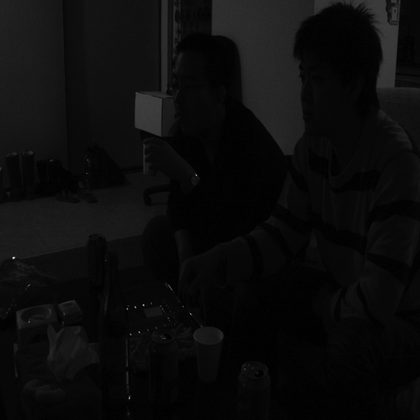
%> input picture histogram-equlization/chang.png, 420 x 420 px, shrunk from 512 x 512 before the run
$ octave histogram.m   (GNU Octave 9; MATLAB toolbox functions it lacks are replaced by stand-ins)
%> lines starting %> are read from the running program, lines starting %| are printed output that depends on the picture
### histogram-equlization/Brightness_histogram.m
function f = Brightness_histogram(im,title0,position)
%   im: 영상
%   title0: 히스토그램 이름
%   position: 히스토그램 위치
[height,width]=size(im);

% 밝기를 갖는 각각의 화소 수 구하기
nk = zeros(1,256);
for i = 1:height
    for j = 1:width
        nk( im(i,j) + 1 ) = nk( im(i,j) + 1 ) + 1;
    end
end

subplot(2,2,position)
bar(nk)
title(title0);

f = nk;
end

### histogram-equlization/Normalized_histogram.m
function f = Normalized_histogram(Nk,im)
%   Nk: 각각의 밝기를 갖는 화소 수
%   im: 영상

[height,width]=size(im);

% Compute the probability of an occurrence of each gray level
Prk = zeros(1,256);
for i = 1:256
    Prk(i) = Nk(i) / (height * width);
end

f = Prk;
end

### histogram-equlization/histogram.m
% 히스토그램 평활화

im=imread('chang.png');
%> im is the input picture: size 420x420 uint8; min 0, max 214, mean 11.9

% 컬러 이미지일 경우 흑백 이미지로 변환
[height,width, numberOfColorChannels]=size(im);
%> height = 420; width = 420; numberOfColorChannels = 1
if numberOfColorChannels > 1
  disp(numberOfColorChannels);
  im = rgb2gray(im);
end
%원본 영상 보여주기
subplot(2,2,1)
imshow(im)
title('Original Image');
%히스토그램 밝기를 갖는 화소 수(원본)
Nk = Brightness_histogram(im,'Histogram of Original Image',2);
%> after the loop in Brightness_histogram, `for i = 1:height`: nk = 256 values, max 17075 at index 4, min 0 at index 68, mean 689.1
%> in Brightness_histogram, `f = nk;`: f has the same summary as nk
%> Nk has the same summary as nk in Brightness_histogram
%디지털 영상에서 밝기 레벨이 발생할 확률
Prk = Normalized_histogram(Nk,im);
%> after the loop in Normalized_histogram, `for i = 1:256`: Prk = 256 values, max 0.0968 at index 4, min 0 at index 68, mean 0.00391
%> in Normalized_histogram, `f = Prk;`: f has the same summary as Prk

%히스토그램 평활화
Sk= zeros(1,256);
Sk(1) = 0 + uint8(255 * Prk(1));
for i = 2:256
    Sk(i) = Sk(i-1) + uint8(255 * Prk(i));
end
%> after the loop, Sk = 256 values from 1 to 251
for i = 1:height
    for j = 1:width
        im(i,j)=Sk(im(i,j) + 1);
    end
end
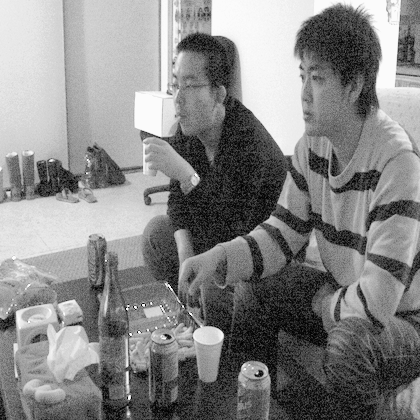
%> im: size 420x420 uint8; min 1, max 251, mean 133.5

subplot(2,2,3)
imshow(im)
title('Histogram Equalization Image');

NNk = Brightness_histogram(im,'Histogram of New Image',4);
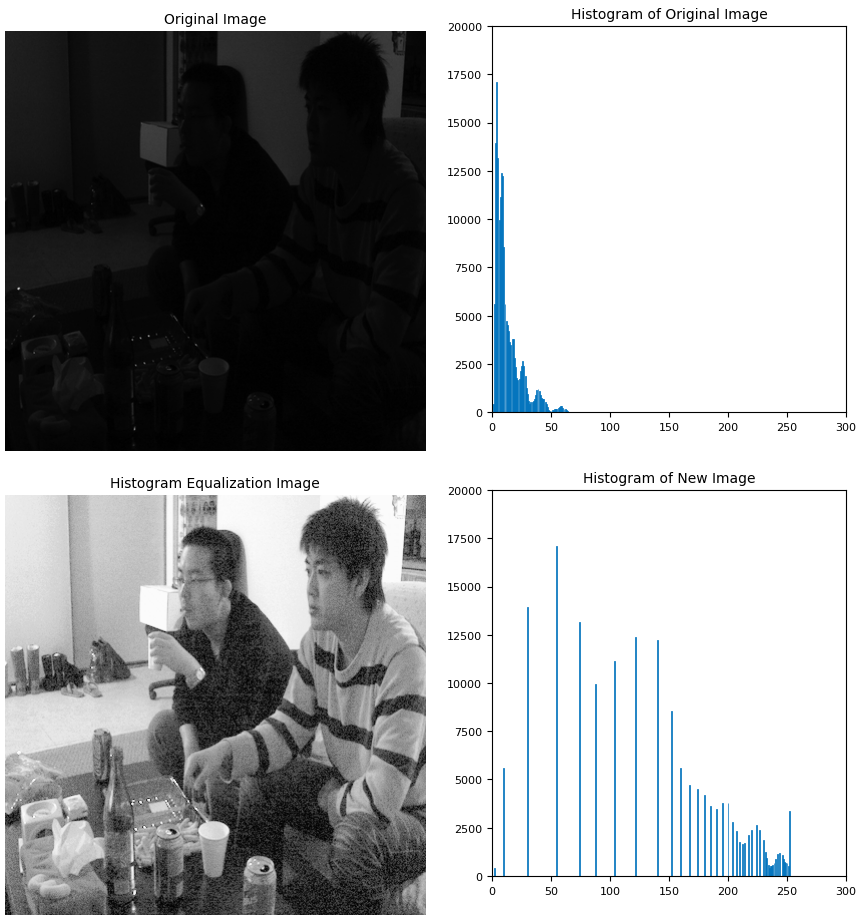
%> figure redrawn from the program's plot data, 4 panels
%> NNk = 256 values, max 17075 at index 55, min 0 at index 1, mean 689.1

$ run again, with histogram-equlization/crowd.png copied over histogram-equlization/chang.png
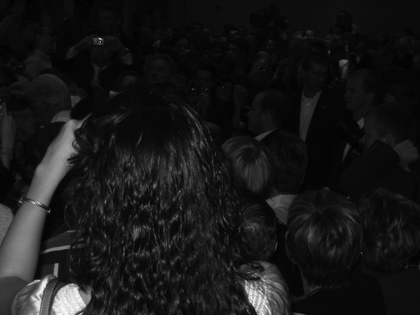
%> input picture histogram-equlization/crowd.png, 420 x 315 px, shrunk from 800 x 600 before the run
%> im is the input picture: size 315x420 uint8; min 1, max 254, mean 23.6
%> after the loop in Brightness_histogram, `for i = 1:height`: nk = 256 values, max 9015 at index 10, min 0 at index 1, mean 516.8
%> in Brightness_histogram, `f = nk;`: f has the same summary as nk
%> Nk has the same summary as nk in Brightness_histogram
%> after the loop in Normalized_histogram, `for i = 1:256`: Prk = 256 values, max 0.0681 at index 10, min 0 at index 1, mean 0.00391
%> in Normalized_histogram, `f = Prk;`: f has the same summary as Prk
%> after the loop `for i = 2:256`: Sk = 256 values from 0 to 237
%> after the loop `for i = 1:height`:
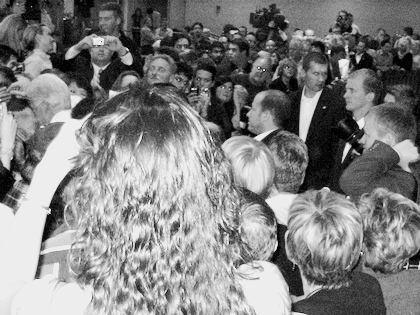
%> im: size 315x420 uint8; min 0, max 237, mean 129.7
%> `NNk = Brightness_histogram(im,'Histogram of New Image',4);`:
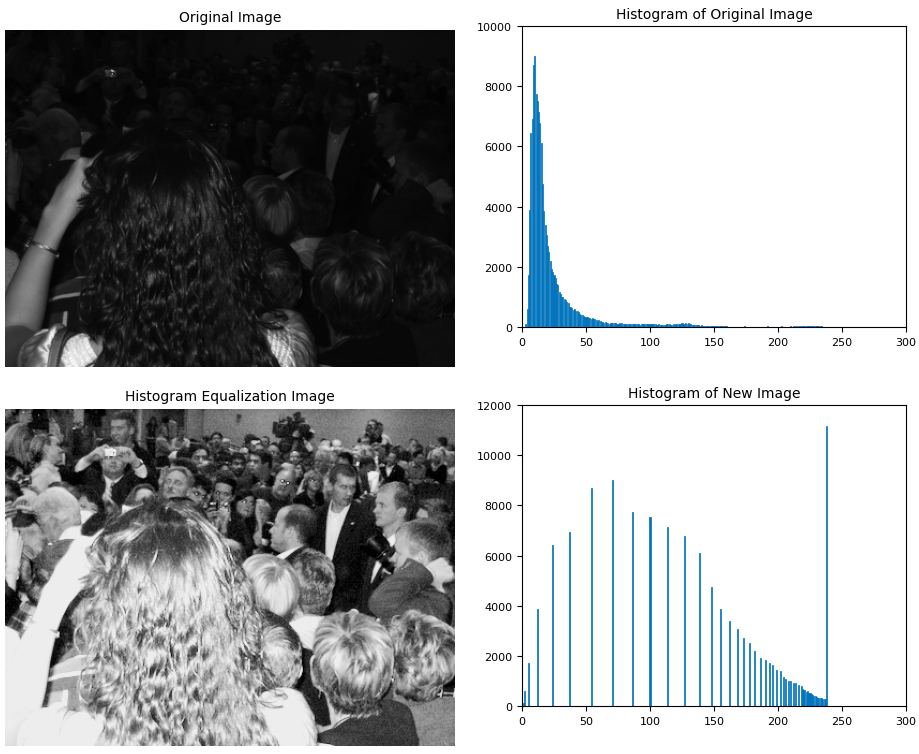
%> figure redrawn from the program's plot data, 4 panels
%> NNk = 256 values, max 11154 at index 238, min 0 at index 3, mean 516.8

$ run again, with histogram-equlization/university.png copied over histogram-equlization/chang.png
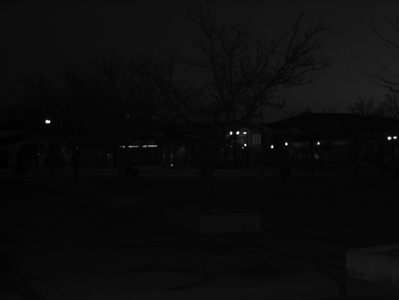
%> input picture histogram-equlization/university.png, 399 x 300 px
%> im is the input picture: size 300x399 uint8; min 0, max 255, mean 11.9
%> after the loop in Brightness_histogram, `for i = 1:height`: nk = 256 values, max 13892 at index 8, min 0 at index 52, mean 467.6
%> in Brightness_histogram, `f = nk;`: f has the same summary as nk
%> Nk has the same summary as nk in Brightness_histogram
%> after the loop in Normalized_histogram, `for i = 1:256`: Prk = 256 values, max 0.116 at index 8, min 0 at index 52, mean 0.00391
%> in Normalized_histogram, `f = Prk;`: f has the same summary as Prk
%> after the loop `for i = 2:256`: Sk = 256 values from 0 to 253
%> after the loop `for i = 1:height`:
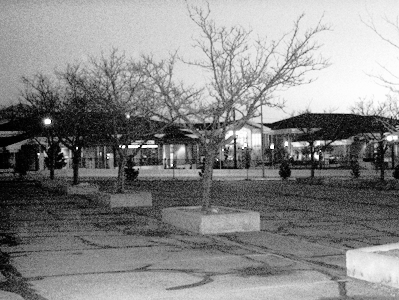
%> im: size 300x399 uint8; min 0, max 253, mean 134.5
%> `NNk = Brightness_histogram(im,'Histogram of New Image',4);`:
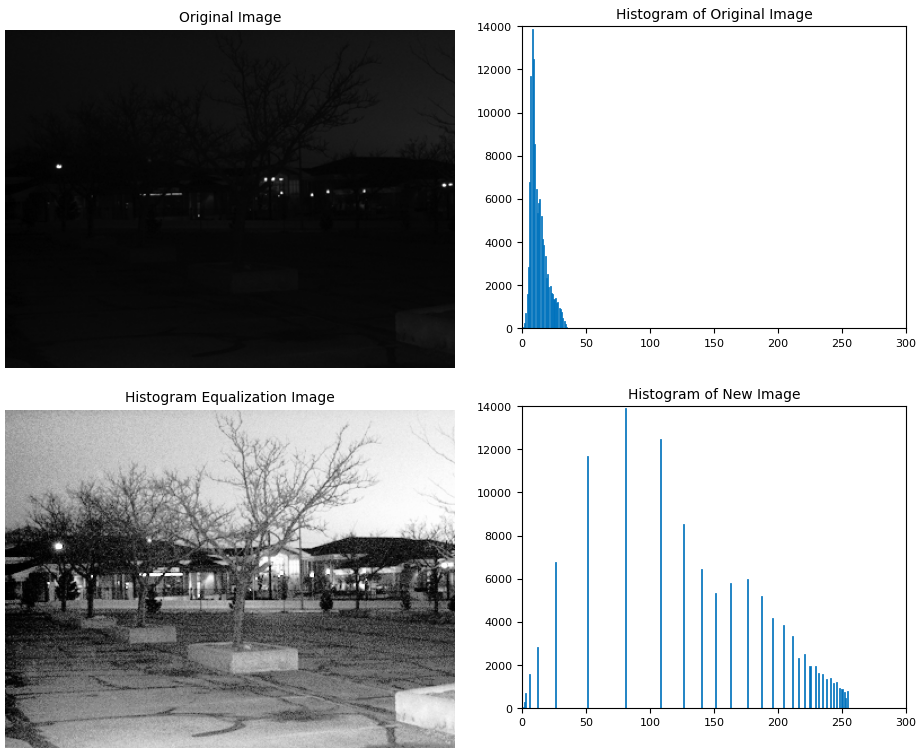
%> figure redrawn from the program's plot data, 4 panels
%> NNk = 256 values, max 13892 at index 81, min 0 at index 4, mean 467.6
